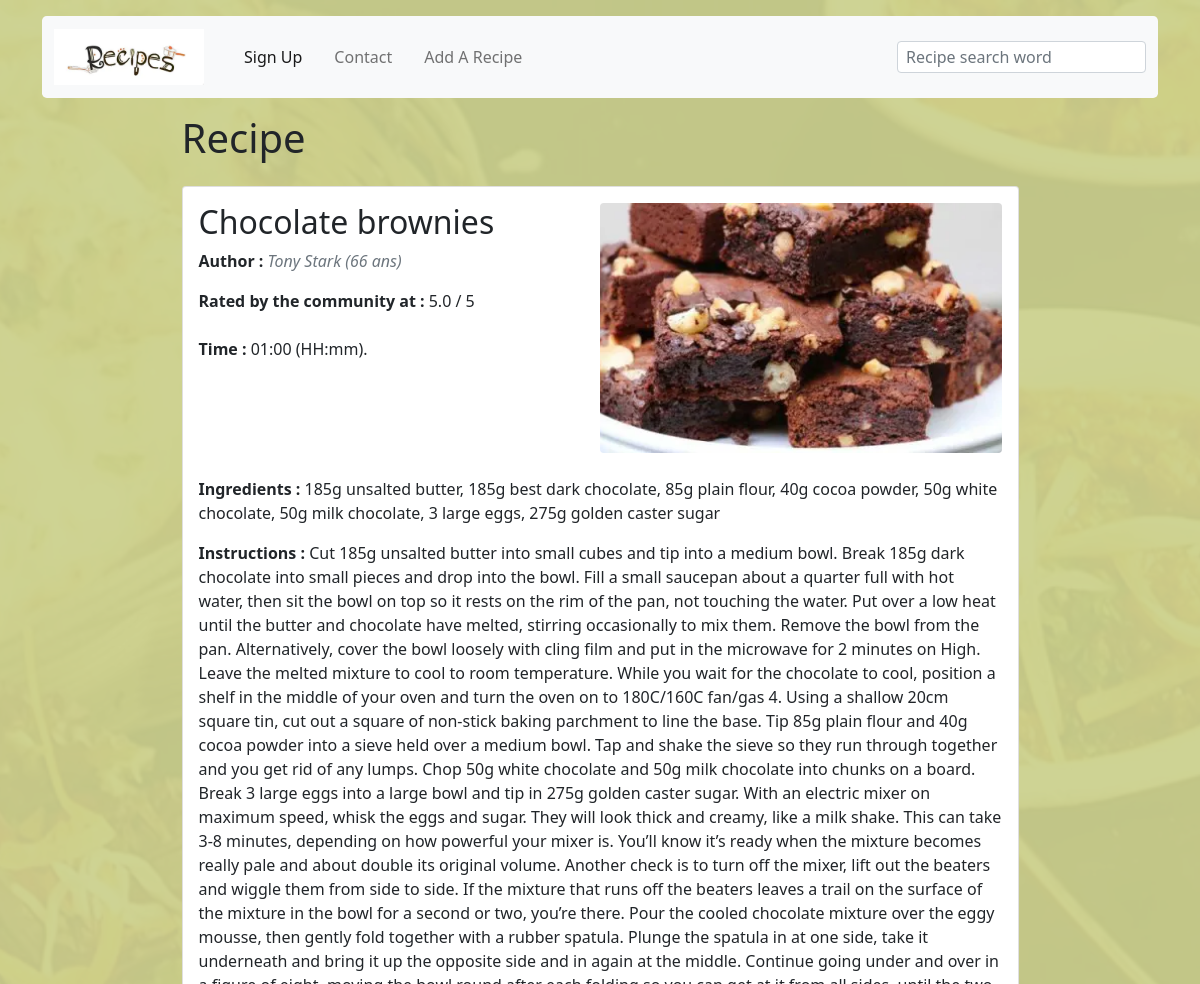
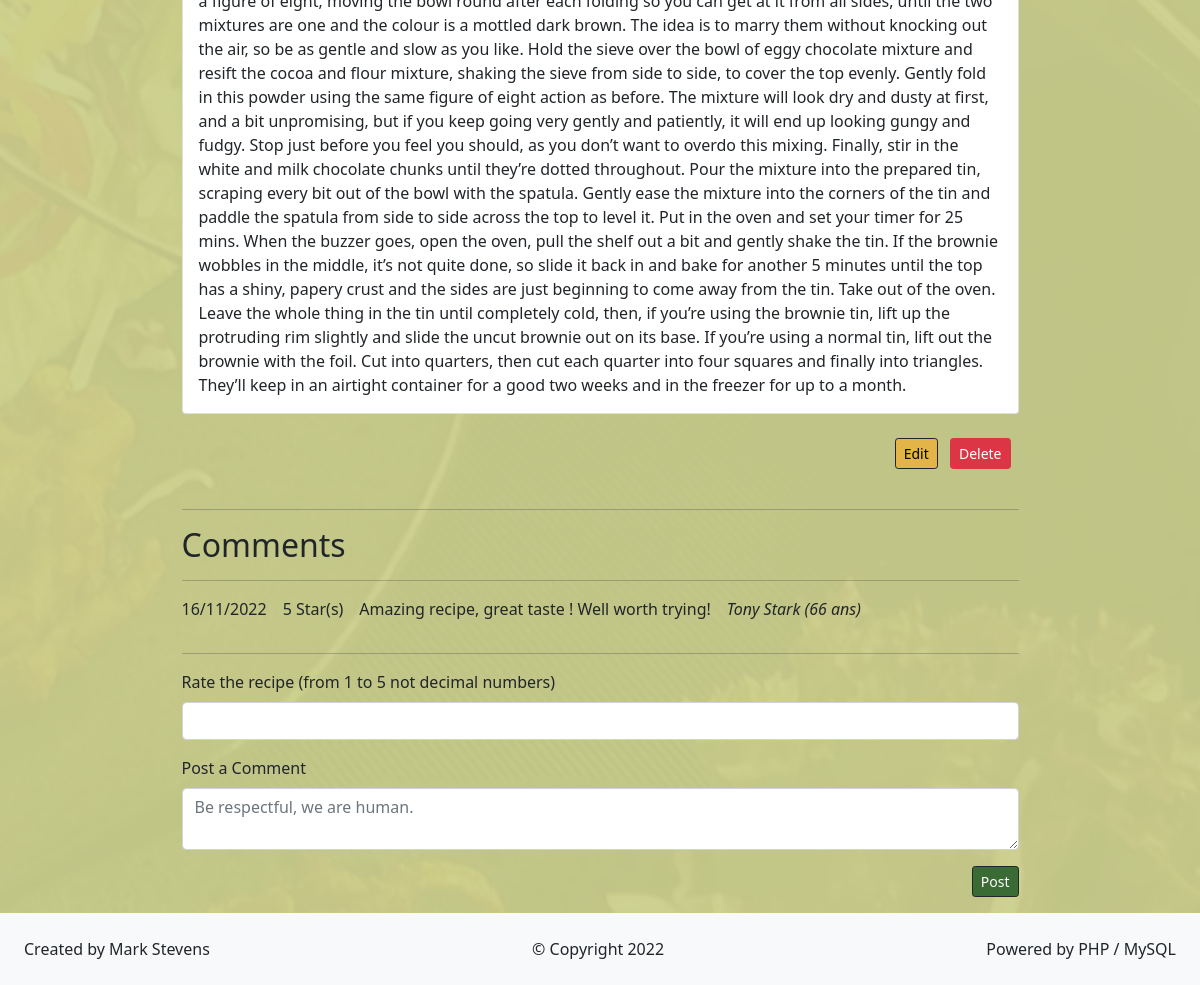
/recipes/read.php?id=89 (signed in), run on the app's committed database (2 pictures, top to bottom).
### tables this page shows
CREATE TABLE `users` (
  `user_id` int(11) NOT NULL,
  `full_name` varchar(64) NOT NULL,
  `email` varchar(512) NOT NULL,
  `password` varchar(512) NOT NULL,
  `age` int(11) NOT NULL
);

CREATE TABLE `comments` (
  `comment_id` int(11) NOT NULL,
  `user_id` int(11) NOT NULL,
  `recipe_id` int(11) NOT NULL,
  `comment` text NOT NULL,
  `created_at` datetime NOT NULL DEFAULT CURRENT_TIMESTAMP,
  `review` int(11) NOT NULL DEFAULT '0'
);

### variables/variables.php (called while the page is built, shortened)
<?php
  $usersStatement = $mysqlClient->prepare('SELECT * FROM users');
  $usersStatement->execute();
  $users = $usersStatement->fetchAll();
  $rootUrl = (!empty($_SERVER['HTTPS']) ? 'https' : 'http') . '://' . $_SERVER['HTTP_HOST'] . '/';
  ?>

### config/user.php (called while the page is built, shortened)
<?php
include_once($_SERVER['DOCUMENT_ROOT'] . "/config/mysql.php");
include_once($_SERVER['DOCUMENT_ROOT'] . "/variables/variables.php");

### functions/functions.php (called while the page is built, shortened)
<?php
function displayAuthor(string $authorEmail, array $users) : string
{
    for ($i = 0; $i < count($users); $i++) {
        $author = $users[$i];
        if ($authorEmail === $author['email']) {
            return $author['full_name'] . ' (' . $author['age'] . ' ans)';
        }
    }
    return 'unknown user';
}
function displayUser(int $userId, array $users) : string
{
    for ($i = 0; $i < count($users); $i++) {
        $user = $users[$i];
        if ($userId === (int) $user['user_id']) {
            return $user['full_name'] . ' (' . $user['age'] . ' ans)';
        }
    }
    return 'unknown use';
}

### recipes/read.php (the view, shortened to what this page needs)
<?php session_start();
  include_once($_SERVER['DOCUMENT_ROOT'] . "/config/user.php");
  include_once($_SERVER['DOCUMENT_ROOT'] . "/variables/variables.php");
  include_once($_SERVER['DOCUMENT_ROOT'] . "/functions/functions.php");
  $getData = $_GET;
  $recipe_Id = $getData['id'];
  $retrieveRecipeWithCommentsStatement = $mysqlClient->prepare('SELECT *, DATE_FORMAT(c.created_at, "%d/%m/%Y") as comment_date FROM recipes r LEFT JOIN comments c on r.recipe_id = c.recipe_id WHERE r.recipe_id = :recipe_id');
  $retrieveRecipeWithCommentsStatement->execute([
      'recipe_id' => $recipe_Id,
  ]);
  $recipeWithComments = $retrieveRecipeWithCommentsStatement->fetchAll(PDO::FETCH_ASSOC);
  $averageRatingStatment = $mysqlClient->prepare('SELECT ROUND(AVG(c.review),1) as rating FROM recipes r LEFT JOIN comments c on r.recipe_id = c.recipe_id WHERE r.recipe_id = :id');
  $averageRatingStatment->execute([
      'id' => $recipe_Id,
  ]);
  $averageRating = $averageRatingStatment->fetch(PDO::FETCH_ASSOC);
  $recipe = [
    'recipe_id' => $recipeWithComments[0]['recipe_id'],
    'title' => $recipeWithComments[0]['title'],
    'summary' => $recipeWithComments[0]['summary'],
    'duration' => $recipeWithComments[0]['duration'],
    'ingredients' => $recipeWithComments[0]['ingredients'],
    'recipe' => $recipeWithComments[0]['recipe'],
    'author' => $recipeWithComments[0]['author'],
    'image' => $recipeWithComments[0]['image'],
    'comments' => [],
    'rating' => $averageRating['rating'],
  ];
  foreach($recipeWithComments as $comment) {
      if (!is_null($comment['comment_id'])) {
          $recipe['comments'][] = [
              'comment_id' => $comment['comment_id'],
              'comment' => $comment['comment'],
              'user_id' => (int) $comment['user_id'],
              'created_at' => $comment['comment_date'],
              'review' => $comment['review'],
          ];
      }
  }
?>
<!DOCTYPE html>
<html lang="en">
<head>
    <link href="https://cdn.jsdelivr.net/npm/bootstrap@5.0.2/dist/css/bootstrap.min.css" rel="stylesheet">
    <link rel="stylesheet" href="<?php echo($rootUrl.'/css/style.css'); ?>">
</head>
<body class="backThree d-flex flex-column min-vh-100">
    <main class="container">
      <?php include_once($rootPath.'/include/header.php'); ?>
      <section class="readPage-container mx-auto">
        <h1 class="mb-4">Recipe</h1>
        <div class="card">
          <div class="d-flex flex-column card-body">
            <div class="d-flex flex-column-reverse flex-lg-row justify-content-between mb-3">
              <div class="readPage-summary me-2" >
                <h2 class="readPage-recipeTitle"><?php echo ucfirst($recipe['title']); ?></h2>
                <p class="card-text"><b>Author : </b><i class="text-muted"><?php echo ucfirst(displayAuthor($recipe['author'], $users)); ?></i></p>
                <p><b>Rated by the community at : </b><?php echo($recipe['rating'] ? $recipe['rating'] ." / 5" : "No rating yet"); ?></p>
                <p class="card-text mt-4"><b>Time : </b><?php echo date("H:i", strtotime($recipe['duration'])); ?> (HH:mm).</p>
              </div>
              <img class="recipe-image readPage-image rounded mb-2" src="<?php echo($rootUrl)?>/recipes/images/<?php echo $recipe['image'] ? $recipe['image'] : 'ImageDefault_NO_DELETE.png' ?>" alt="">
            </div>
              <p class="card-text"><b>Ingredients : </b><?php echo $recipe['ingredients']; ?></p>
              <p class="card-text"><b>Instructions : </b><?php echo $recipe['recipe']; ?></p>
          </div>
        </div>
          <div class="mt-auto text-end">
            <a class="btn btn-warning btn-sm my-4" href="<?php echo($rootUrl)?>recipes/update.php?id=<?php echo($recipe['recipe_id']); ?>">Edit</a>
            <a class="btn btn-danger btn-sm m-2" href="<?php echo($rootUrl)?>recipes/delete.php?id=<?php echo($recipe['recipe_id']); ?>">Delete</a>
          </div>
          <?php if(count($recipe['comments']) > 0): ?>
          <hr />
          <h2>Comments</h2>
              <?php foreach($recipe['comments'] as $comment): ?>
                <hr />
                <div class="d-flex flex-wrap">
                  <p class="mb-0 pe-3"><?php echo($comment['created_at']); ?></p>
                  <p class="mb-0 pe-3"><?php echo($comment['review']); ?> Star(s)</p>
                  <p class="mb-0 pe-3" ><?php echo($comment['comment']); ?></p>
                  <p><i><?php echo(displayUser($comment['user_id'], $users)); ?></i></p>
                </div>
              <?php endforeach; ?>
          <?php endif; ?>
          <hr />
          <?php include_once($rootPath.'/comments/addComment.php'); ?>
      </section>
</main>
    <?php include_once($rootPath.'/include/footer.php'); ?>
</body>
</html>

### css/style.css (style rules this page uses)
body { background: #CBD18F; }
.btn-warning { background-color: #E3B448; border-color: #212529; }
.recipe-image { object-fit: cover; width: 100%; height: 200px; }
.readPage-image { height: 250px; }
.readPage-recipeTitle { overflow-wrap: break-word; word-wrap: break-word; -webkit-hyphens: auto; hyphens: auto; }
@media only screen and (max-width: 1200px) and (min-width: 992px) { .readPage-summary { max-width: 325px; } }
.backOne, .backTwo, .backThree { background: #CBD18F; position: relative; height: 100%; width: 100%; }
.backThree::before { content: ""; background: #CBD18F url("/css/backgrounds/asian-fusion.webp") no-repeat center center; background-size: cover; position: absolute; top: 0px; right: 0px; bottom: 0px; left: 0px; opacity: 0.06; z-index: -1; background-attachment: fixed; }
@media screen and (min-width: 768px) { .readPage-container { width: 75%; } }
@media screen and (min-width: 992px) { .readPage-image { width: 50%; } }

### data on the page
users: displayAuthor($recipe['author'], $users) "Tony Stark (66 ans)"
comments: created_at "16/11/2022", review "5", comment "Amazing recipe, great taste ! Well worth trying!", user.age "Tony Stark (66 ans)"

### other printed values
$recipe['title'] "Chocolate brownies"
$recipe['rating'] "5.0"
date("H:i", strtotime($recipe['duration'])) "01:00"
$recipe['ingredients'] "185g unsalted butter, 185g best dark chocolate, 85g plain flour, 40g cocoa powder, 50g white chocolate, 50g milk chocolate, 3 large eggs, 275g golden caster sugar"
